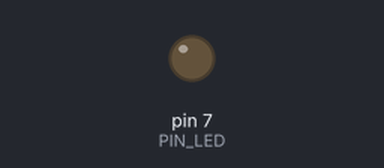
A sketch run on a simulated Arduino Uno, built with avr-gcc and run on an emulated ATmega328P. Shown: output pins drawn as LEDs (lit = HIGH). Dashed ring = blinking. At 2.0 s the program stops and its outputs stay as they are.

Above: at 0.5 s.
At 1.85 s:
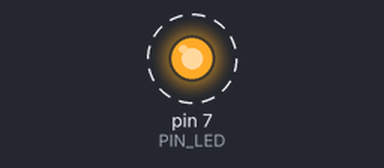
Timing chart, 0 to 3.0 s (numbered marks = the images above):
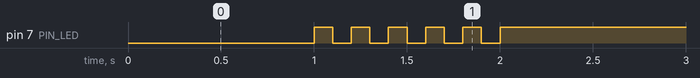

Measured:
- by itself, pin 7 (PIN_LED): alternates HIGH for 0.10 s and LOW for 0.10 s, 11 changes in all, then stays HIGH

The sketch:

05_practice_2.ino.ino
```cpp
#define PIN_LED 7
int n=0;
void setup() {
  pinMode(PIN_LED, OUTPUT);
}

void loop() {
  digitalWrite(PIN_LED,LOW);
  delay(1000);
  n=0;
  while(n<5) {
    digitalWrite(PIN_LED, 1);
    delay(100);
    digitalWrite(PIN_LED, 0);
    delay(100);
    n+=1;
  }
  digitalWrite(PIN_LED,HIGH);

   while(1) {
    // 아무 작업도 하지 않고 무한 루프
  }
}
```
